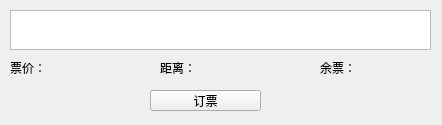
<?xml version="1.0" encoding="UTF-8"?>
<ui version="4.0">
 <class>FlightItemClass</class>
 <widget class="QWidget" name="FlightItemClass">
  <property name="geometry">
   <rect>
    <x>0</x>
    <y>0</y>
    <width>442</width>
    <height>125</height>
   </rect>
  </property>
  <property name="sizePolicy">
   <sizepolicy hsizetype="Fixed" vsizetype="Preferred">
    <horstretch>0</horstretch>
    <verstretch>0</verstretch>
   </sizepolicy>
  </property>
  <property name="windowTitle">
   <string>FlightItem</string>
  </property>
  <widget class="QPushButton" name="PsBt_Book">
   <property name="geometry">
    <rect>
     <x>150</x>
     <y>90</y>
     <width>111</width>
     <height>21</height>
    </rect>
   </property>
   <property name="text">
    <string>订票</string>
   </property>
  </widget>
  <widget class="QTableWidget" name="Tbw_Path">
   <property name="geometry">
    <rect>
     <x>10</x>
     <y>10</y>
     <width>421</width>
     <height>40</height>
    </rect>
   </property>
  </widget>
  <widget class="QLabel" name="label">
   <property name="geometry">
    <rect>
     <x>10</x>
     <y>60</y>
     <width>41</width>
     <height>16</height>
    </rect>
   </property>
   <property name="text">
    <string>票价：</string>
   </property>
  </widget>
  <widget class="QLabel" name="label_2">
   <property name="geometry">
    <rect>
     <x>160</x>
     <y>60</y>
     <width>41</width>
     <height>16</height>
    </rect>
   </property>
   <property name="text">
    <string>距离：</string>
   </property>
  </widget>
  <widget class="QLabel" name="label_3">
   <property name="geometry">
    <rect>
     <x>320</x>
     <y>60</y>
     <width>41</width>
     <height>16</height>
    </rect>
   </property>
   <property name="text">
    <string>余票：</string>
   </property>
  </widget>
  <widget class="QLabel" name="Lab_Price">
   <property name="geometry">
    <rect>
     <x>50</x>
     <y>60</y>
     <width>91</width>
     <height>16</height>
    </rect>
   </property>
   <property name="text">
    <string/>
   </property>
  </widget>
  <widget class="QLabel" name="Lab_Length">
   <property name="geometry">
    <rect>
     <x>210</x>
     <y>60</y>
     <width>91</width>
     <height>16</height>
    </rect>
   </property>
   <property name="text">
    <string/>
   </property>
  </widget>
  <widget class="QLabel" name="Lab_Tickets">
   <property name="geometry">
    <rect>
     <x>370</x>
     <y>60</y>
     <width>91</width>
     <height>16</height>
    </rect>
   </property>
   <property name="text">
    <string/>
   </property>
  </widget>
 </widget>
 <layoutdefault spacing="6" margin="11"/>
 <resources/>
 <connections/>
</ui>
